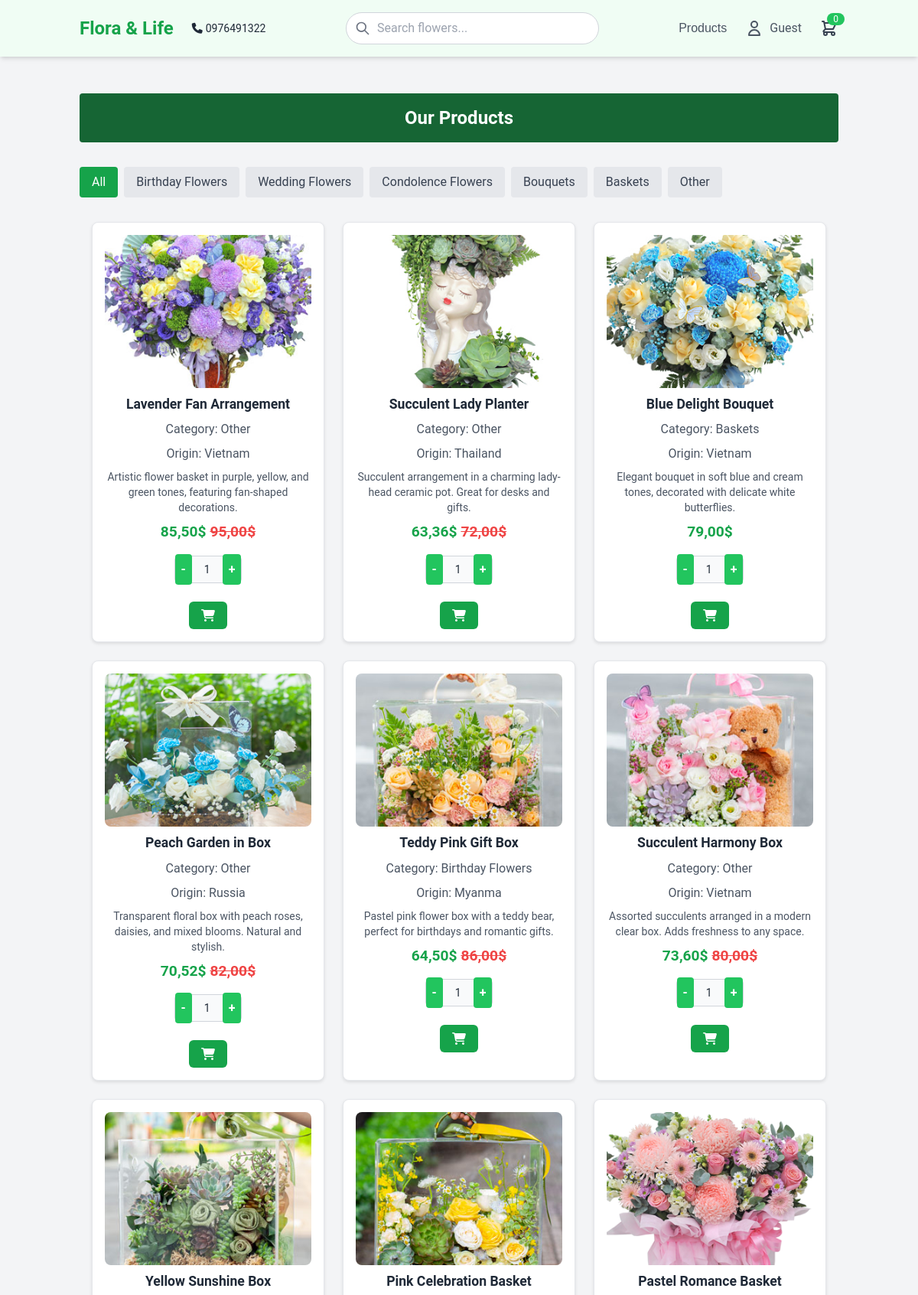
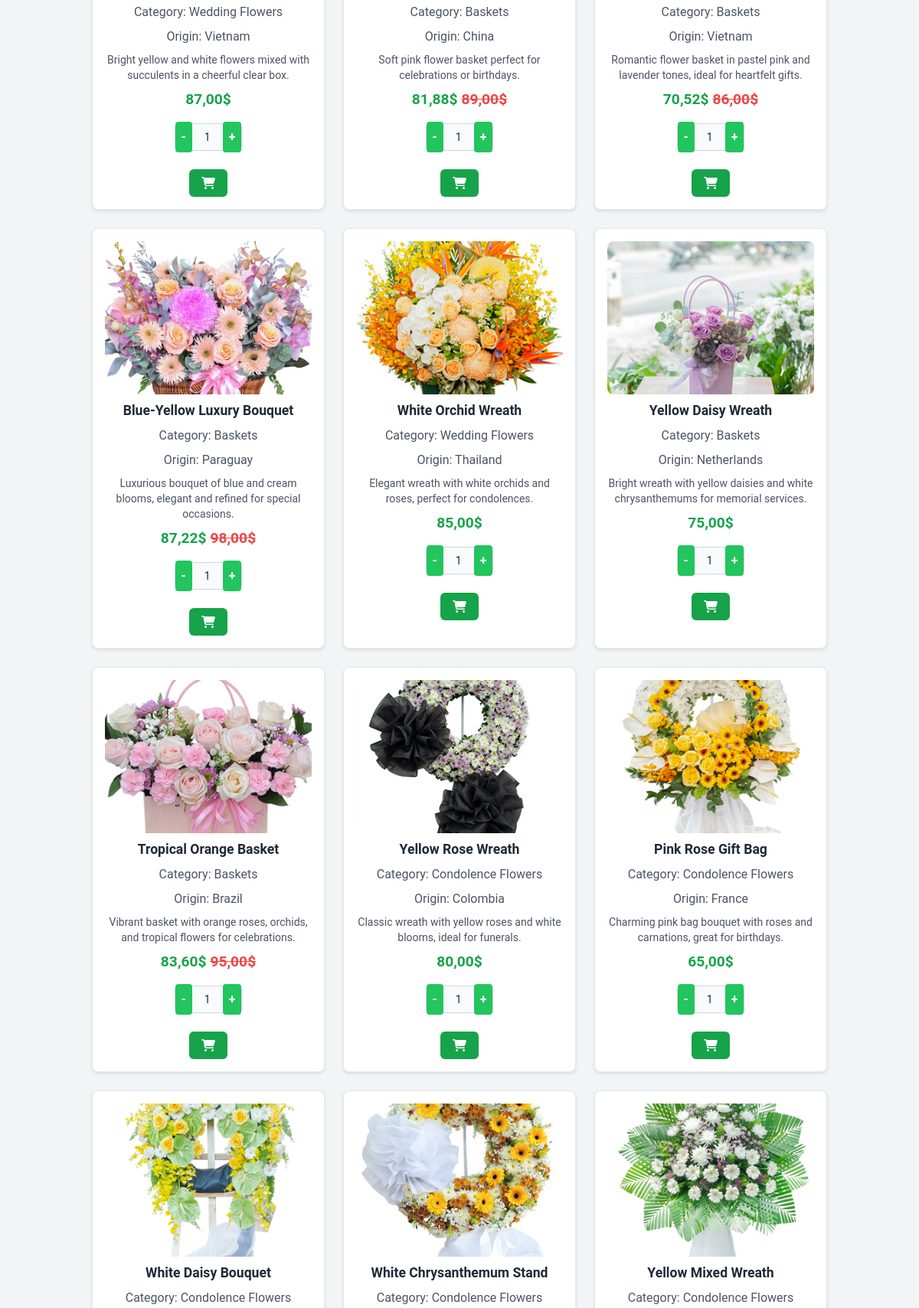
/products.php (upper part), run on the app's committed database (2 pictures, top to bottom).
### tables this page shows
CREATE TABLE `products` (
  `id` bigint(20) NOT NULL,
  `name` varchar(255) NOT NULL,
  `price` decimal(10,2) NOT NULL,
  `sale` decimal(10,2) NOT NULL DEFAULT 0.00,
  `product_detail` text NOT NULL,
  `image` varchar(255) NOT NULL,
  `origin` varchar(255) DEFAULT NULL,
  `type` enum('birthday','wedding','bouquet','condolence','basket','other') DEFAULT 'other',
  `created_at` datetime DEFAULT current_timestamp(),
  `updated_at` datetime DEFAULT current_timestamp() ON UPDATE current_timestamp()
);

### products.php (the view, shortened to what this page needs)
<?php
include 'connection.php';
$user_id = isset($_SESSION['user_id']) ? $_SESSION['user_id'] : null;
$user_name = isset($_SESSION['user_name']) ? $_SESSION['user_name'] : 'Guest';
function getCartCount($conn, $user_id) {
    if (!$user_id) return 0;
    $stmt = $conn->prepare("SELECT COUNT(*) FROM cart WHERE user_id = ?");
    $stmt->bind_param("i", $user_id);
    $stmt->execute();
    $result = $stmt->get_result();
    return $result->fetch_row()[0];
}
$cart_count = getCartCount($conn, $user_id);
function fetchProducts($conn, $type = null) {
    $products = [];
    $query = "SELECT id, name, price, sale, product_detail, image, origin, type FROM products";
    if ($type) {
        $query .= " WHERE type = ?";
        $stmt = $conn->prepare($query);
        $stmt->bind_param("s", $type);
    } else {
        $stmt = $conn->prepare($query);
    }
    $stmt->execute();
    $result = $stmt->get_result();
    while ($row = $result->fetch_assoc()) {
        $row['discounted_price'] = $row['price'] * (100 - $row['sale']) / 100;
        $products[] = $row;
    }
    return $products;
}
$category_map = [
    'birthday' => 'Birthday Flowers',
    'wedding' => 'Wedding Flowers',
    'condolence' => 'Condolence Flowers',
    'bouquet' => 'Bouquets',
    'basket' => 'Baskets',
    'other' => 'Other'
];
$selected_type = isset($_GET['type']) ? filter_var($_GET['type'], FILTER_SANITIZE_STRING) : null;
$products = fetchProducts($conn, $selected_type);
$types = ['birthday', 'wedding', 'condolence', 'bouquet', 'basket', 'other'];
?>
<!DOCTYPE html>
<html lang="en">
<head>
    <link rel="stylesheet" href="style1.css">
    <script src="https://cdn.tailwindcss.com"></script>
    <link rel="stylesheet" href="https://cdnjs.cloudflare.com/ajax/libs/font-awesome/6.4.2/css/all.min.css"/>
</head>
<body>
    <header class="bg-green-50 shadow-md sticky top-0 z-50">
        <div class="container mx-auto px-4 py-4 flex justify-between items-center">
            <div class="flex items-center space-x-6">
                <a href="customer.php" class="text-2xl font-bold text-green-600">Flora & Life</a>
                <div class="contact-info text-sm">
                    <div class="flex items-center gap-1">
                        <i class="fa-solid fa-phone"></i>
                        <span>0976491322</span>
                    </div>
                </div>
            </div>
            <div class="search-bar w-1/3">
                <div class="relative">
                    <input type="text" placeholder="Search flowers..." class="w-full pl-10 pr-4 py-2 rounded-full border border-gray-300 focus:outline-none focus:border-green-500">
                    <svg class="w-5 h-5 absolute left-3 top-1/2 transform -translate-y-1/2 text-gray-500" fill="none" stroke="currentColor" viewBox="0 0 24 24">
                        <path stroke-linecap="round" stroke-linejoin="round" stroke-width="2" d="M21 21l-6-6m2-5a7 7 0 11-14 0 7 7 0 0114 0z"></path>
                    </svg>
                </div>
            </div>
            <nav class="nav-links flex space-x-6 items-center">
                <div class="relative dropdown">
                    <a href="products.php" class="text-gray-700 hover:text-green-500">Products</a>
                </div>
                <div class="relative dropdown">
                    <a href="#" class="text-gray-700 hover:text-green-500 flex items-center space-x-2">
                        <svg class="w-6 h-6" fill="none" stroke="currentColor" viewBox="0 0 24 24">
                            <path stroke-linecap="round" stroke-linejoin="round" stroke-width="2" d="M16 7a4 4 0 11-8 0 4 4 0 018 0zM12 14a7 7 0 00-7 7h14a7 7 0 00-7-7z" />
                        </svg>
                        <span><?php echo htmlspecialchars($user_name); ?></span>
                    </a>
                </div>
                <a href="cart.php" class="text-gray-700 hover:text-green-500 relative">
                    <svg class="w-6 h-6" fill="none" stroke="currentColor" viewBox="0 0 24 24">
                        <path stroke-linecap="round" stroke-linejoin="round" stroke-width="2" d="M3 3h2l.4 2M7 13h10l4-8H5.4M7 13L5.4 5M7 13l-2.293 2.293c-.63.63-.184 1.707.707 1.707H17m0 0a2 2 0 100 4 2 2 0 000-4zm-8 2a2 2 0 11-4 0 2 2 0 014 0z"></path>
                    </svg>
                    <span class="absolute -top-2 -right-2 bg-green-500 text-white text-xs rounded-full px-2"><?php echo $cart_count; ?></span>
                </a>
            </nav>
        </div>
    </header>
    <main class="py-12 bg-gray-100">
        <div class="container mx-auto px-4">
            <h2 class="text-2xl font-bold text-white text-center bg-green-800 py-4 mb-8 rounded">Our Products</h2>
            <div class="category-links">
                <a href="products.php" class="<?php echo !$selected_type ? 'active' : ''; ?>">All</a>
                <?php foreach ($types as $type): ?>
                    <a href="products.php?type=<?php echo urlencode($type); ?>" class="<?php echo $selected_type === $type ? 'active' : ''; ?>">
                        <?php echo htmlspecialchars($category_map[$type]); ?>
                    </a>
                <?php endforeach; ?>
            </div>
            <?php if (empty($products)): ?>
                <p class="text-gray-600 text-center">No products available in this category.</p>
            <?php else: ?>
                <div class="product-grid">
                    <?php foreach ($products as $product): ?>
                        <div class="product-card">
                            <img src="image/<?php echo htmlspecialchars($product['image']); ?>" alt="<?php echo htmlspecialchars($product['name']); ?>">
                            <h3><?php echo htmlspecialchars($product['name']); ?></h3>
                            <p>Category: <?php echo htmlspecialchars($category_map[$product['type']]); ?></p>
                            <p>Origin: <?php echo htmlspecialchars($product['origin']); ?></p>
                            <p class="text-sm text-gray-500"><?php echo htmlspecialchars($product['product_detail']); ?></p>
                            <p class="price">
                                <?php
                                echo number_format($product['discounted_price'], 2, ',', ',');
                                ?>$
                                <?php if ($product['sale'] > 0): ?>
                                    <span class="text-red-500 line-through">
                                        <?php echo number_format($product['price'], 2, ',', ','); ?>$
                                    </span>
                                <?php endif; ?>
                            </p>
                            <form class="actions-form" method="POST">
                                <div class="quantity-selector">
                                    <button type="button" class="quantity-decrement" aria-label="Decrease quantity">-</button>
                                    <input type="number" name="quantity" value="1" min="1" class="quantity-input">
                                    <button type="button" class="quantity-increment" aria-label="Increase quantity">+</button>
                                </div>
                                <button type="submit" name="add_to_cart" aria-label="Add to cart">
                                    <i class="fas fa-shopping-cart"></i>
                                </button>
                            </form>
                        </div>
                    <?php endforeach; ?>
                </div>
            <?php endif; ?>
        </div>
    </main>
</body>
</html>

### style1.css (style rules this page uses)
* { margin: 0; padding: 0; box-sizing: border-box; font-family: 'Roboto', sans-serif; }
body { display: flex; flex-direction: column; min-height: 100vh; background: #f9fafb; color: #1f2937; }
main { flex: 1; }
.nav-links a, .nav-links i, .icons a, .icons i { transition: color 0.3s, transform 0.2s; }
.search-bar input { border-color: #d1d5db; transition: border-color 0.3s; }
@media (min-width: 769px) { .nav-links { display: flex !important; } }
.product-card { position: relative; border: 1px solid #e5e7eb; border-radius: 8px; overflow: hidden; transition: transform 0.3s ease, box-shadow 0.3s; background: #ffffff; }
.product-card form { display: flex; flex-direction: column; gap: 0.5rem; margin-top: 0.5rem; }
.product-card button { background: #22c55e; color: #ffffff; padding: 0.5rem; border-radius: 4px; font-weight: bold; transition: background 0.3s, transform 0.2s; }
input[type="text"], input[type="email"], input[type="number"] { border-color: #d1d5db; transition: border-color 0.3s; }
button[type="submit"] { background: #22c55e; color: #ffffff; transition: background 0.3s, transform 0.2s; }

### products.php (style rules this page uses)
.product-grid { display: grid; grid-template-columns: repeat(auto-fill, minmax(250px, 1fr)); gap: 1.5rem; padding: 1rem; }
.product-card { background-color: white; border-radius: 0.5rem; box-shadow: 0 2px 4px rgba(0, 0, 0, 0.1); padding: 1rem; text-align: center; transition: transform 0.2s; }
.product-card img { width: 100%; height: 200px; object-fit: cover; border-radius: 0.5rem; }
.product-card h3 { margin: 0.5rem 0; font-size: 1.1rem; font-weight: bold; }
.product-card p { margin: 0.5rem 0; color: #4b5563; }
.product-card .price { font-size: 1.2rem; font-weight: bold; color: #16a34a; }
.category-links { display: flex; flex-wrap: wrap; gap: 0.5rem; margin-bottom: 1rem; }
.category-links a { background-color: #e5e7eb; padding: 0.5rem 1rem; border-radius: 0.25rem; color: #374151; text-decoration: none; }
.category-links a.active { background-color: #16a34a; color: white; }
.dropdown { position: relative; }
.dropdown > a { font-family: 'Arial', sans-serif; color: #4b5563; font-size: 1rem; text-decoration: none; }
.quantity-selector { display: flex; align-items: center; border: 1px solid #d1d5db; border-radius: 0.375rem; background-color: #f9fafb; height: 36px; width: fit-content; margin: 0.5rem auto; }
.quantity-decrement, .quantity-increment { padding: 0.5rem; font-size: 1rem; color: #4b5563; background: none; border: none; cursor: pointer; transition: color 0.2s ease; }
.quantity-selector input { width: 2.5rem; padding: 0; text-align: center; background: transparent; border: none; font-size: 0.875rem; color: #1f2937; height: 100%; }
button[name="add_to_cart"] { width: auto; padding: 0.5rem 1rem; height: 36px; display: flex; align-items: center; justify-content: center; border-radius: 0.375rem; border: none; background-color: #16a34a; color: white; transition: background-color 0.2s ease; margin-top: 0.5rem; }
form.actions-form { display: flex; flex-direction: column; align-items: center; gap: 0.5rem; }
.product-card { transition: transform 0.3s ease, box-shadow 0.3s ease; }

### data on the page
products: image (picture), name "Lavender Fan Arrangement", type "Other", origin "Vietnam", product_detail "Artistic flower basket in purple, yellow, and green tones, featuring fan-shaped decorations.", discounted_price "85,50", price "95,00"
products: image (picture), name "Succulent Lady Planter", type "Other", origin "Thailand", product_detail "Succulent arrangement in a charming lady-head ceramic pot. Great for desks and gifts.", discounted_price "63,36", price "72,00"
products: image (picture), name "Blue Delight Bouquet", type "Baskets", origin "Vietnam", product_detail "Elegant bouquet in soft blue and cream tones, decorated with delicate white butterflies.", discounted_price "79,00"
products: image (picture), name "Peach Garden in Box", type "Other", origin "Russia", product_detail "Transparent floral box with peach roses, daisies, and mixed blooms. Natural and stylish.", discounted_price "70,52", price "82,00"
products: image (picture), name "Teddy Pink Gift Box", type "Birthday Flowers", origin "Myanma", product_detail "Pastel pink flower box with a teddy bear, perfect for birthdays and romantic gifts.", discounted_price "64,50", price "86,00"
products: image (picture), name "Succulent Harmony Box", type "Other", origin "Vietnam", product_detail "Assorted succulents arranged in a modern clear box. Adds freshness to any space.", discounted_price "73,60", price "80,00"
products: image (picture), name "Yellow Sunshine Box", type "Wedding Flowers", origin "Vietnam", product_detail "Bright yellow and white flowers mixed with succulents in a cheerful clear box.", discounted_price "87,00"
products: image (picture), name "Pink Celebration Basket", type "Baskets", origin "China", product_detail "Soft pink flower basket perfect for celebrations or birthdays.", discounted_price "81,88", price "89,00"
products: image (picture), name "Pastel Romance Basket", type "Baskets", origin "Vietnam", product_detail "Romantic flower basket in pastel pink and lavender tones, ideal for heartfelt gifts.", discounted_price "70,52", price "86,00"
products: image (picture), name "Blue-Yellow Luxury Bouquet", type "Baskets", origin "Paraguay", product_detail "Luxurious bouquet of blue and cream blooms, elegant and refined for special occasions.", discounted_price "87,22", price "98,00"
products: image (picture), name "White Orchid Wreath", type "Wedding Flowers", origin "Thailand", product_detail "Elegant wreath with white orchids and roses, perfect for condolences.", discounted_price "85,00"
products: image (picture), name "Yellow Daisy Wreath", type "Baskets", origin "Netherlands", product_detail "Bright wreath with yellow daisies and white chrysanthemums for memorial services.", discounted_price "75,00"
products: image (picture), name "Tropical Orange Basket", type "Baskets", origin "Brazil", product_detail "Vibrant basket with orange roses, orchids, and tropical flowers for celebrations.", discounted_price "83,60", price "95,00"
products: image (picture), name "Yellow Rose Wreath", type "Condolence Flowers", origin "Colombia", product_detail "Classic wreath with yellow roses and white blooms, ideal for funerals.", discounted_price "80,00"
products: image (picture), name "Pink Rose Gift Bag", type "Condolence Flowers", origin "France", product_detail "Charming pink bag bouquet with roses and carnations, great for birthdays.", discounted_price "65,00"
products: image (picture), name "White Daisy Bouquet", type "Condolence Flowers"
products: image (picture), name "White Chrysanthemum Stand", type "Condolence Flowers"
products: image (picture), name "Yellow Mixed Wreath", type "Condolence Flowers"

### other printed values
$user_name "Guest"
$cart_count "0"
$category_map[$type] "Birthday Flowers"
$category_map[$type] "Wedding Flowers"
$category_map[$type] "Condolence Flowers"
$category_map[$type] "Bouquets"
$category_map[$type] "Baskets"
$category_map[$type] "Other"
